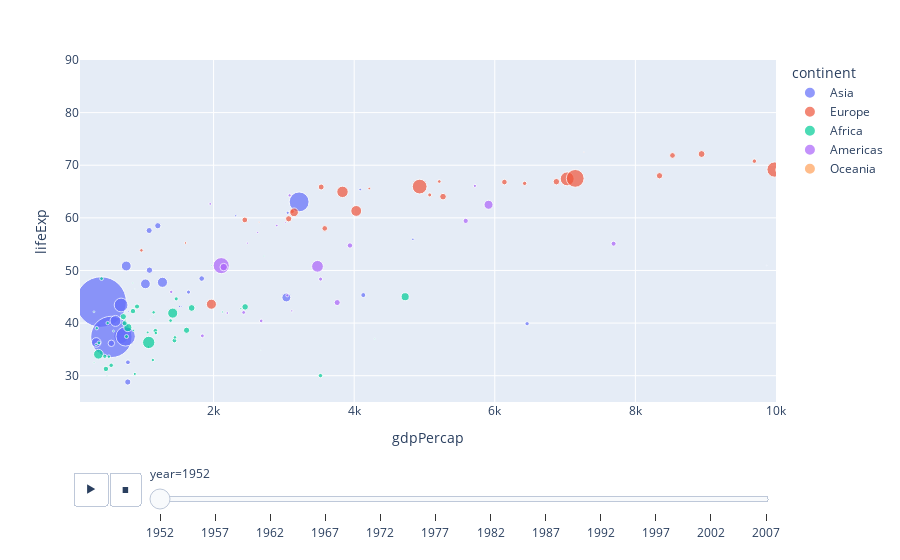

The notebook cell this image was saved under:
### Code cell
px.scatter(df,x="gdpPercap", y="lifeExp",animation_frame="year",
           animation_group="country",size="pop",color="continent",hover_name='country',
           size_max=55,range_x=[100,10000],range_y=[25,90])

### Figure 1 — Plotly figure (JSON) as saved in the notebook; plotly's stock layout.template omitted (floating-point values rounded to 4 significant figures)
{"data": [{"hovertemplate": "<b>%{hovertext}</b><br><br>continent=Asia<br>year=1952<br>gdpPercap=%{x}<br>lifeExp=%{y}<br>pop=%{marker.size}<extra></extra>", "hovertext": ["Afghanistan", "Bahrain", "Bangladesh", "Cambodia", "China", "Hong Kong, China", "India", "Indonesia", "Iran", "Iraq", "Israel", "Japan", "Jordan", "Korea, Dem. Rep.", "Korea, Rep.", "Kuwait", "Lebanon", "Malaysia", "Mongolia", "Myanmar", "Nepal", "Oman", "Pakistan", "Philippines", "Saudi Arabia", "Singapore", "Sri Lanka", "Syria", "Taiwan", "Thailand", "Vietnam", "West Bank and Gaza", "Yemen, Rep."], "ids": ["Afghanistan", "Bahrain", "Bangladesh", "Cambodia", "China", "Hong Kong, China", "India", "Indonesia", "Iran", "Iraq", "Israel", "Japan", "Jordan", "Korea, Dem. Rep.", "Korea, Rep.", "Kuwait", "Lebanon", "Malaysia", "Mongolia", "Myanmar", "Nepal", "Oman", "Pakistan", "Philippines", "Saudi Arabia", "Singapore", "Sri Lanka", "Syria", "Taiwan", "Thailand", "Vietnam", "West Bank and Gaza", "Yemen, Rep."], "legendgroup": "Asia", "marker": {"color": "#636efa", "size": [8425333, 120447, 46886859, 4693836, 556263527, 2125900, 372000000, 82052000, 17272000, 5441766, 1620914, 86459025, 607914, 8865488, 20947571, 160000, 1439529, 6748378, 800663, 20092996, 9182536, 507833, 41346560, 22438691, 4005677, 1127000, 7982342, 3661549, 8550362, 21289402, 26246839, 1030585, 4963829], "sizemode": "area", "sizeref": 435900.0, "symbol": "circle"}, "mode": "markers", "name": "Asia", "orientation": "v", "showlegend": true, "type": "scatter", "x": [779.4, 9867.0, 684.2, 368.5, 400.4, 3054.0, 546.6, 749.7, 3035.0, 4130.0, 4087.0, 3217.0, 1547.0, 1088.0, 1031.0, 108400.0, 4835.0, 1831.0, 786.6, 331, 545.9, 1828.0, 684.6, 1273.0, 6460.0, 2315.0, 1084.0, 1643.0, 1207.0, 757.8, 605.1, 1516.0, 781.7], "xaxis": "x", "y": [28.8, 50.94, 37.48, 39.42, 44, 60.96, 37.37, 37.47, 44.87, 45.32, 65.39, 63.03, 43.16, 50.06, 47.45, 55.56, 55.93, 48.46, 42.24, 36.32, 36.16, 37.58, 43.44, 47.75, 39.88, 60.4, 57.59, 45.88, 58.5, 50.85, 40.41, 43.16, 32.55], "yaxis": "y"}, {"hovertemplate": "<b>%{hovertext}</b><br><br>continent=Europe<br>year=1952<br>gdpPercap=%{x}<br>lifeExp=%{y}<br>pop=%{marker.size}<extra></extra>", "hovertext": ["Albania", "Austria", "Belgium", "Bosnia and Herzegovina", "Bulgaria", "Croatia", "Czech Republic", "Denmark", "Finland", "France", "Germany", "Greece", "Hungary", "Iceland", "Ireland", "Italy", "Montenegro", "Netherlands", "Norway", "Poland", "Portugal", "Romania", "Serbia", "Slovak Republic", "Slovenia", "Spain", "Sweden", "Switzerland", "Turkey", "United Kingdom"], "ids": ["Albania", "Austria", "Belgium", "Bosnia and Herzegovina", "Bulgaria", "Croatia", "Czech Republic", "Denmark", "Finland", "France", "Germany", "Greece", "Hungary", "Iceland", "Ireland", "Italy", "Montenegro", "Netherlands", "Norway", "Poland", "Portugal", "Romania", "Serbia", "Slovak Republic", "Slovenia", "Spain", "Sweden", "Switzerland", "Turkey", "United Kingdom"], "legendgroup": "Europe", "marker": {"color": "#EF553B", "size": [1282697, 6927772, 8730405, 2791000, 7274900, 3882229, 9125183, 4334000, 4090500, 42459667, 69145952, 7733250, 9504000, 147962, 2952156, 47666000, 413834, 10381988, 3327728, 25730551, 8526050, 16630000, 6860147, 3558137, 1489518, 28549870, 7124673, 4815000, 22235677, 50430000], "sizemode": "area", "sizeref": 435900.0, "symbol": "circle"}, "mode": "markers", "name": "Europe", "orientation": "v", "showlegend": true, "type": "scatter", "x": [1601.0, 6137.0, 8343.0, 973.5, 2444.0, 3119.0, 6876.0, 9692.0, 6425.0, 7030.0, 7144.0, 3531.0, 5264.0, 7268.0, 5210.0, 4931.0, 2648.0, 8942.0, 10100.0, 4029.0, 3068.0, 3145.0, 3581.0, 5075.0, 4215.0, 3834.0, 8528.0, 14730.0, 1969.0, 9980.0], "xaxis": "x", "y": [55.23, 66.8, 68, 53.82, 59.6, 61.21, 66.87, 70.78, 66.55, 67.41, 67.5, 65.86, 64.03, 72.49, 66.91, 65.94, 59.16, 72.13, 72.67, 61.31, 59.82, 61.05, 58.0, 64.36, 65.57, 64.94, 71.86, 69.62, 43.59, 69.18], "yaxis": "y"}, {"hovertemplate": "<b>%{hovertext}</b><br><br>continent=Africa<br>year=1952<br>gdpPercap=%{x}<br>lifeExp=%{y}<br>pop=%{marker.size}<extra></extra>", "hovertext": ["Algeria", "Angola", "Benin", "Botswana", "Burkina Faso", "Burundi", "Cameroon", "Central African Republic", "Chad", "Comoros", "Congo, Dem. Rep.", "Congo, Rep.", "Cote d'Ivoire", "Djibouti", "Egypt", "Equatorial Guinea", "Eritrea", "Ethiopia", "Gabon", "Gambia", "Ghana", "Guinea", "Guinea-Bissau", "Kenya", "Lesotho", "Liberia", "Libya", "Madagascar", "Malawi", "Mali", "Mauritania", "Mauritius", "Morocco", "Mozambique", "Namibia", "Niger", "Nigeria", "Reunion", "Rwanda", "Sao Tome and Principe", "Senegal", "Sierra Leone", "Somalia", "South Africa", "Sudan", "Swaziland", "Tanzania", "Togo", "Tunisia", "Uganda", "Zambia", "Zimbabwe"], "ids": ["Algeria", "Angola", "Benin", "Botswana", "Burkina Faso", "Burundi", "Cameroon", "Central African Republic", "Chad", "Comoros", "Congo, Dem. Rep.", "Congo, Rep.", "Cote d'Ivoire", "Djibouti", "Egypt", "Equatorial Guinea", "Eritrea", "Ethiopia", "Gabon", "Gambia", "Ghana", "Guinea", "Guinea-Bissau", "Kenya", "Lesotho", "Liberia", "Libya", "Madagascar", "Malawi", "Mali", "Mauritania", "Mauritius", "Morocco", "Mozambique", "Namibia", "Niger", "Nigeria", "Reunion", "Rwanda", "Sao Tome and Principe", "Senegal", "Sierra Leone", "Somalia", "South Africa", "Sudan", "Swaziland", "Tanzania", "Togo", "Tunisia", "Uganda", "Zambia", "Zimbabwe"], "legendgroup": "Africa", "marker": {"color": "#00cc96", "size": [9279525, 4232095, 1738315, 442308, 4469979, 2445618, 5009067, 1291695, 2682462, 153936, 14100005, 854885, 2977019, 63149, 22223309, 216964, 1438760, 20860941, 420702, 284320, 5581001, 2664249, 580653, 6464046, 748747, 863308, 1019729, 4762912, 2917802, 3838168, 1022556, 516556, 9939217, 6446316, 485831, 3379468, 33119096, 257700, 2534927, 60011, 2755589, 2143249, 2526994, 14264935, 8504667, 290243, 8322925, 1219113, 3647735, 5824797, 2672000, 3080907], "sizemode": "area", "sizeref": 435900.0, "symbol": "circle"}, "mode": "markers", "name": "Africa", "orientation": "v", "showlegend": true, "type": "scatter", "x": [2449.0, 3521.0, 1063.0, 851.2, 543.3, 339.3, 1173.0, 1071.0, 1179.0, 1103.0, 780.5, 2126.0, 1389.0, 2670.0, 1419.0, 375.6, 328.9, 362.1, 4293.0, 485.2, 911.3, 510.2, 299.9, 853.5, 298.8, 575.6, 2388.0, 1443.0, 369.2, 452.3, 743.1, 1968.0, 1688.0, 468.5, 2424.0, 761.9, 1077.0, 2719.0, 493.3, 879.6, 1450.0, 879.8, 1136.0, 4725.0, 1616.0, 1148.0, 716.7, 859.8, 1468.0, 734.8, 1147.0, 406.9], "xaxis": "x", "y": [43.08, 30.02, 38.22, 47.62, 31.98, 39.03, 38.52, 35.46, 38.09, 40.72, 39.14, 42.11, 40.48, 34.81, 41.89, 34.48, 35.93, 34.08, 37.0, 30, 43.15, 33.61, 32.5, 42.27, 42.14, 38.48, 42.72, 36.68, 36.26, 33.69, 40.54, 50.99, 42.87, 31.29, 41.73, 37.44, 36.32, 52.72, 40, 46.47, 37.28, 30.33, 32.98, 45.01, 38.63, 41.41, 41.22, 38.6, 44.6, 39.98, 42.04, 48.45], "yaxis": "y"}, {"hovertemplate": "<b>%{hovertext}</b><br><br>continent=Americas<br>year=1952<br>gdpPercap=%{x}<br>lifeExp=%{y}<br>pop=%{marker.size}<extra></extra>", "hovertext": ["Argentina", "Bolivia", "Brazil", "Canada", "Chile", "Colombia", "Costa Rica", "Cuba", "Dominican Republic", "Ecuador", "El Salvador", "Guatemala", "Haiti", "Honduras", "Jamaica", "Mexico", "Nicaragua", "Panama", "Paraguay", "Peru", "Puerto Rico", "Trinidad and Tobago", "United States", "Uruguay", "Venezuela"], "ids": ["Argentina", "Bolivia", "Brazil", "Canada", "Chile", "Colombia", "Costa Rica", "Cuba", "Dominican Republic", "Ecuador", "El Salvador", "Guatemala", "Haiti", "Honduras", "Jamaica", "Mexico", "Nicaragua", "Panama", "Paraguay", "Peru", "Puerto Rico", "Trinidad and Tobago", "United States", "Uruguay", "Venezuela"], "legendgroup": "Americas", "marker": {"color": "#ab63fa", "size": [17876956, 2883315, 56602560, 14785584, 6377619, 12350771, 926317, 6007797, 2491346, 3548753, 2042865, 3146381, 3201488, 1517453, 1426095, 30144317, 1165790, 940080, 1555876, 8025700, 2227000, 662850, 157553000, 2252965, 5439568], "sizemode": "area", "sizeref": 435900.0, "symbol": "circle"}, "mode": "markers", "name": "Americas", "orientation": "v", "showlegend": true, "type": "scatter", "x": [5911.0, 2677.0, 2109.0, 11370.0, 3940.0, 2144.0, 2627.0, 5587.0, 1398.0, 3522.0, 3048.0, 2428.0, 1840.0, 2195.0, 2899.0, 3478.0, 3112.0, 2480.0, 1952.0, 3759.0, 3082.0, 3023.0, 13990.0, 5717.0, 7690.0], "xaxis": "x", "y": [62.48, 40.41, 50.92, 68.75, 54.74, 50.64, 57.21, 59.42, 45.93, 48.36, 45.26, 42.02, 37.58, 41.91, 58.53, 50.79, 42.31, 55.19, 62.65, 43.9, 64.28, 59.1, 68.44, 66.07, 55.09], "yaxis": "y"}, {"hovertemplate": "<b>%{hovertext}</b><br><br>continent=Oceania<br>year=1952<br>gdpPercap=%{x}<br>lifeExp=%{y}<br>pop=%{marker.size}<extra></extra>", "hovertext": ["Australia", "New Zealand"], "ids": ["Australia", "New Zealand"], "legendgroup": "Oceania", "marker": {"color": "#FFA15A", "size": [8691212, 1994794], "sizemode": "area", "sizeref": 435900.0, "symbol": "circle"}, "mode": "markers", "name": "Oceania", "orientation": "v", "showlegend": true, "type": "scatter", "x": [10040.0, 10560.0], "xaxis": "x", "y": [69.12, 69.39], "yaxis": "y"}], "layout": {"legend": {"itemsizing": "constant", "title": {"text": "continent"}, "tracegroupgap": 0}, "margin": {"t": 60}, "sliders": [{"active": 0, "currentvalue": {"prefix": "year="}, "len": 0.9, "pad": {"b": 10, "t": 60}, "steps": [{"args": [["1952"], {"frame": {"duration": 0, "redraw": false}, "fromcurrent": true, "mode": "immediate", "transition": {"duration": 0, "easing": "linear"}}], "label": "1952", "method": "animate"}, {"args": [["1957"], {"frame": {"duration": 0, "redraw": false}, "fromcurrent": true, "mode": "immediate", "transition": {"duration": 0, "easing": "linear"}}], "label": "1957", "method": "animate"}, {"args": [["1962"], {"frame": {"duration": 0, "redraw": false}, "fromcurrent": true, "mode": "immediate", "transition": {"duration": 0, "easing": "linear"}}], "label": "1962", "method": "animate"}, {"args": [["1967"], {"frame": {"duration": 0, "redraw": false}, "fromcurrent": true, "mode": "immediate", "transition": {"duration": 0, "easing": "linear"}}], "label": "1967", "method": "animate"}, {"args": [["1972"], {"frame": {"duration": 0, "redraw": false}, "fromcurrent": true, "mode": "immediate", "transition": {"duration": 0, "easing": "linear"}}], "label": "1972", "method": "animate"}, {"args": [["1977"], {"frame": {"duration": 0, "redraw": false}, "fromcurrent": true, "mode": "immediate", "transition": {"duration": 0, "easing": "linear"}}], "label": "1977", "method": "animate"}, {"args": [["1982"], {"frame": {"duration": 0, "redraw": false}, "fromcurrent": true, "mode": "immediate", "transition": {"duration": 0, "easing": "linear"}}], "label": "1982", "method": "animate"}, {"args": [["1987"], {"frame": {"duration": 0, "redraw": false}, "fromcurrent": true, "mode": "immediate", "transition": {"duration": 0, "easing": "linear"}}], "label": "1987", "method": "animate"}, {"args": [["1992"], {"frame": {"duration": 0, "redraw": false}, "fromcurrent": true, "mode": "immediate", "transition": {"duration": 0, "easing": "linear"}}], "label": "1992", "method": "animate"}, {"args": [["1997"], {"frame": {"duration": 0, "redraw": false}, "fromcurrent": true, "mode": "immediate", "transition": {"duration": 0, "easing": "linear"}}], "label": "1997", "method": "animate"}, {"args": [["2002"], {"frame": {"duration": 0, "redraw": false}, "fromcurrent": true, "mode": "immediate", "transition": {"duration": 0, "easing": "linear"}}], "label": "2002", "method": "animate"}, {"args": [["2007"], {"frame": {"duration": 0, "redraw": false}, "fromcurrent": true, "mode": "immediate", "transition": {"duration": 0, "easing": "linear"}}], "label": "2007", "method": "animate"}], "x": 0.1, "xanchor": "left", "y": 0, "yanchor": "top"}], "updatemenus": [{"buttons": [{"args": [null, {"frame": {"duration": 500, "redraw": false}, "fromcurrent": true, "mode": "immediate", "transition": {"duration": 500, "easing": "linear"}}], "label": "&#9654;", "method": "animate"}, {"args": [[null], {"frame": {"duration": 0, "redraw": false}, "fromcurrent": true, "mode": "immediate", "transition": {"duration": 0, "easing": "linear"}}], "label": "&#9724;", "method": "animate"}], "direction": "left", "pad": {"r": 10, "t": 70}, "showactive": false, "type": "buttons", "x": 0.1, "xanchor": "right", "y": 0, "yanchor": "top"}], "xaxis": {"anchor": "y", "domain": [0, 1], "range": [100, 10000], "title": {"text": "gdpPercap"}}, "yaxis": {"anchor": "x", "domain": [0, 1], "range": [25, 90], "title": {"text": "lifeExp"}}}}
